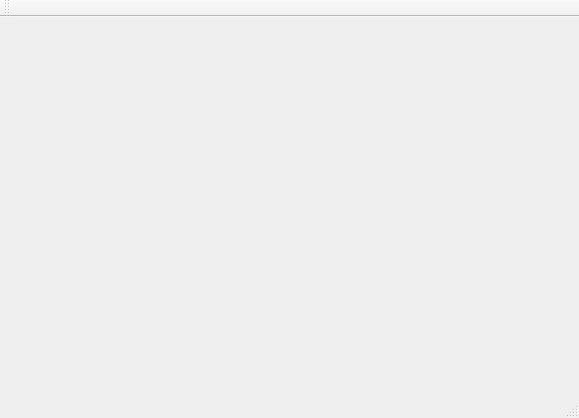
<?xml version="1.0" encoding="UTF-8"?>
<ui version="4.0">
 <class>MainW</class>
 <widget class="QMainWindow" name="MainW">
  <property name="geometry">
   <rect>
    <x>0</x>
    <y>0</y>
    <width>579</width>
    <height>418</height>
   </rect>
  </property>
  <property name="windowTitle">
   <string>MainW</string>
  </property>
  <widget class="QWidget" name="centralWidget"/>
  <widget class="QMenuBar" name="menuBar">
   <property name="geometry">
    <rect>
     <x>0</x>
     <y>0</y>
     <width>579</width>
     <height>21</height>
    </rect>
   </property>
  </widget>
  <widget class="QToolBar" name="mainToolBar">
   <attribute name="toolBarArea">
    <enum>TopToolBarArea</enum>
   </attribute>
   <attribute name="toolBarBreak">
    <bool>false</bool>
   </attribute>
  </widget>
  <widget class="QStatusBar" name="statusBar"/>
 </widget>
 <layoutdefault spacing="6" margin="11"/>
 <resources/>
 <connections/>
</ui>
